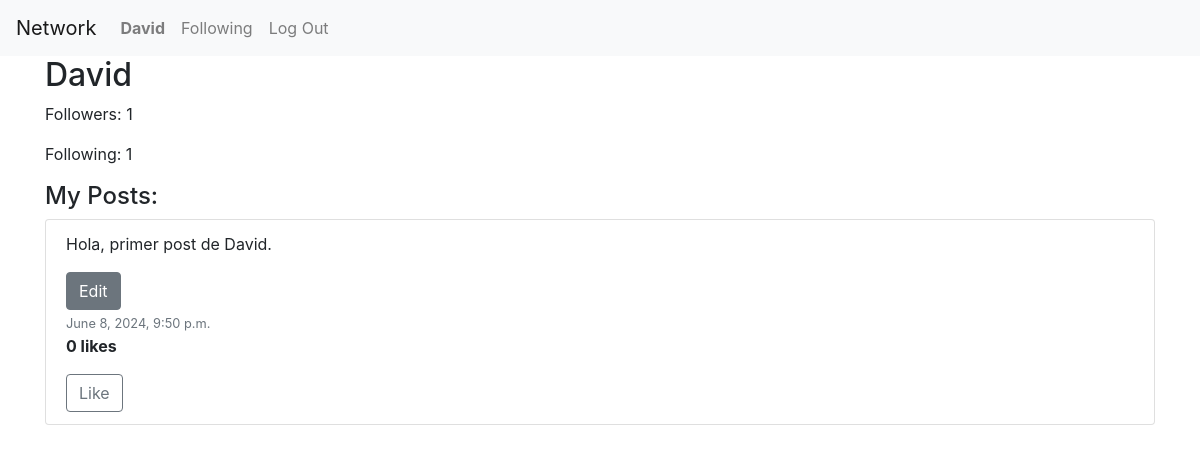
The app's page /user_posts (signed in), older data.
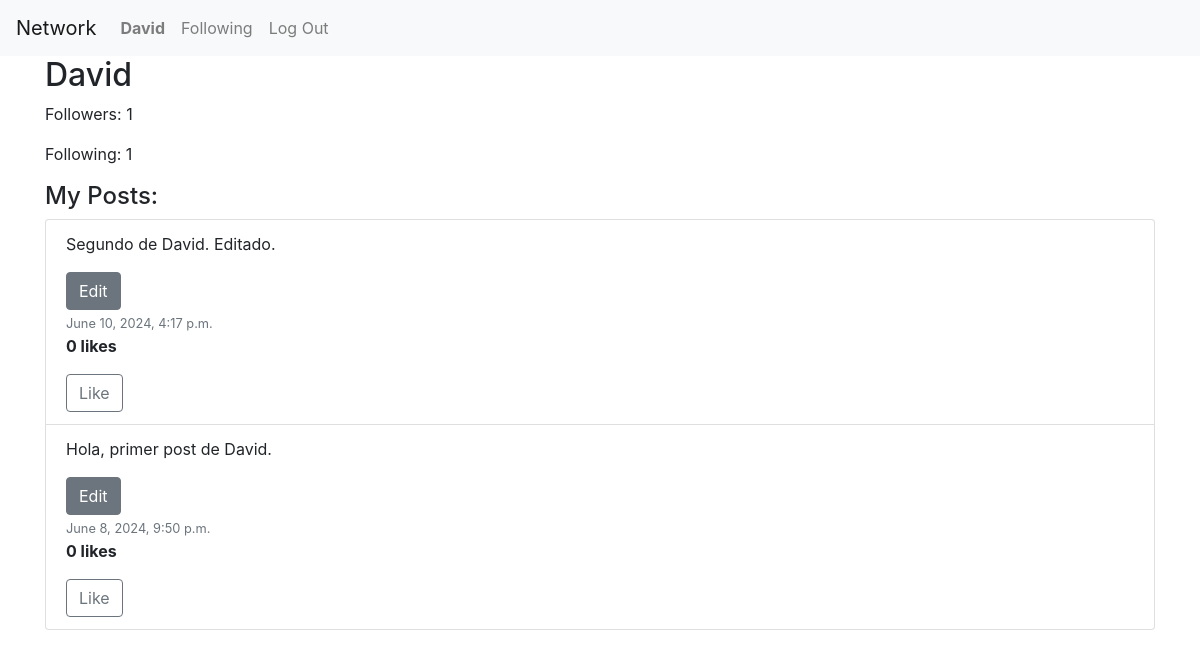
The same page, newer data.
### network/models.py (models this page shows, shortened)
class Post(models.Model):
    user = models.ForeignKey(User, on_delete=models.CASCADE, related_name="posts")
    content = models.TextField(blank=True)
    timestamp = models.DateTimeField(auto_now_add=True)

### network/views.py (the view)
# urls.py: path('user_posts', views.user_posts, name='user_posts'),
@login_required
def user_posts(request):
    user_profile = get_object_or_404(User, username=request.user.username)
    user_with_counts = User.objects.filter(username=request.user.username).annotate(
        followers_count=Count('followed'),
        following_count=Count('follower')
    ).first()  # Utiliza .first() para obtener un solo objeto
    posts = Post.objects.filter(user=user_profile).annotate(likes_count=Count('liked')).order_by('-timestamp')
    return render(request, "network/user_posts.html", {
        "posts": posts,
        "user_profile": user_profile,
        "followers_count": user_with_counts.followers_count,
        "following_count": user_with_counts.following_count
    })

### network/templates/network/user_posts.html (shortened to what this page needs)
{% extends "network/layout.html" %}
{% block body %}
<div class="container">
    <h2>{{ user_profile.username }}</h2>
    <p>Followers: {{ followers_count }}</p>
    <p>Following: {{ following_count }}</p>
    <h4>My Posts:</h4>
    <ul class="list-group">
        {% for post in posts %}
        <li class="list-group-item" id="post-{{ post.id }}">
            <div id="post-content-{{ post.id }}">
                <p>{{ post.content }}</p>
            </div>
            {% if user == post.user %}
            <button class="edit-button btn btn-secondary" data-post-id="{{ post.id }}">Edit</button>
            {% endif %}
            <div>
                <small class="text-muted">{{ post.timestamp }}</small>
                <p id="like-count-{{ post.id }}"><strong>{{ post.likes_count }} likes</strong></p>
                {% if user.is_authenticated %}
                <button class="btn like-button {% if post.user_has_liked %}btn-success{% else %}btn-outline-secondary{% endif %}"
                        data-post-id="{{ post.id }}" data-liked="{% if post.user_has_liked %}true{% else %}false{% endif %}">
                    Like
                </button>
                {% endif %}
            </div>
        </li>
        {% endfor %}
    </ul>
</div>
{% endblock %}

Row changes from the older to the newer data that the page shows:
added Post: content "Segundo de David. Editado.", timestamp "June 10, 2024, 4:17 p.m.", likes_count "0"
